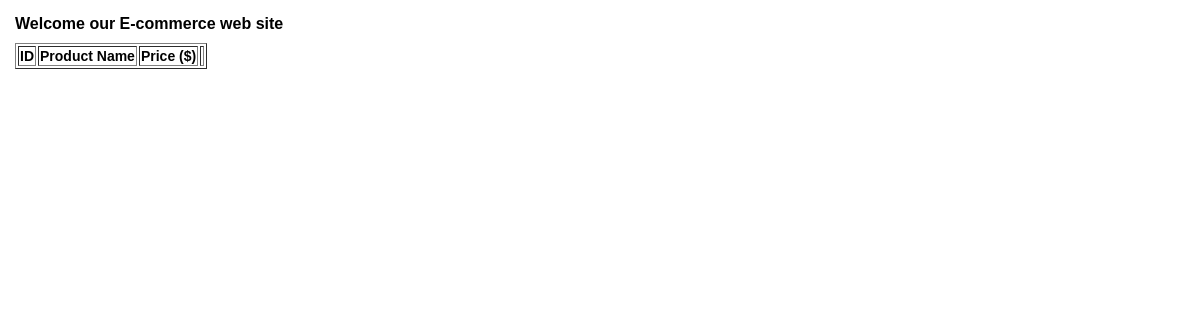
The page /eCommerce.php on the database as committed earlier.
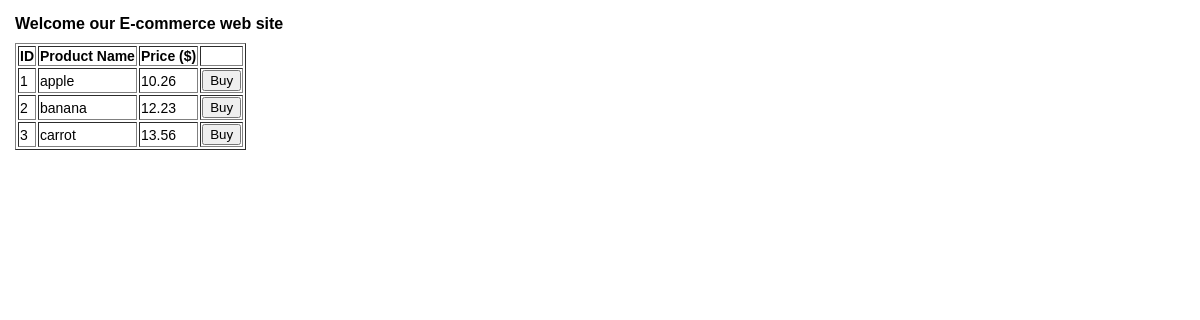
The same page on the database as committed later.
### tables this page shows
CREATE TABLE Product(
    id int NOT NULL AUTO_INCREMENT PRIMARY KEY,
    product_name varchar(100),
    price DECIMAL(10,2),
    amount DECIMAL(10),
    tag varchar(100),
    completed boolean NOT NULL DEFAULT 0,
    updated timestamp NOT NULL DEFAULT CURRENT_TIMESTAMP
) AUTO_INCREMENT = 1;

### eCommerce.php (the view, shortened to what this page needs)
<!DOCTYPE html>
<html lang="en">
<head>
    <link rel="stylesheet" href="styles/style.css"/>
</head>
<body>
    <div class=wrapper>
        <div class=container id="productlist">
            <h1>Welcome our E-commerce web site</h1>
            <?php
            require_once "inc/dbconn.inc.php";
           $sql = "SELECT `id`, `product_name`, `price`, `amount` FROM `Product` WHERE `completed` = 0";
           echo "<table border='1'>
                <tr>
                <th>ID</th>
                <th>Product Name</th>
                <th>Price ($)</th>
                <th>       </th>
                </tr>";
            if($result=mysqli_query($conn,$sql)){
                if (mysqli_num_rows($result)>0){
                    while($row=mysqli_fetch_assoc($result)){
                        echo "<tr>
                        <td>" . $row['id'] . "</td>
                        <td>" . $row['product_name'] . "</td>
                        <td>" . $row['price']. "</td>
                        <td>
                        <button>Buy</button>
                        </td>
                         </tr>";
                    };
                    echo "</table>";
                };
            };
            ?>
        </div>
    </div>
</body>
</html>

### styles/style.css (style rules this page uses)
body { margin: 15px; font-family: Arial, Helvetica, sans-serif; font-size: 14px; }
h1 { font-size: 16px; font-weight: bold; margin-bottom: 10px; }

Rows that differ between the two databases and show on the page:
added product: id "1", product_name "apple", price "10.26"
added product: id "2", product_name "banana", price "12.23"
added product: id "3", product_name "carrot", price "13.56"
